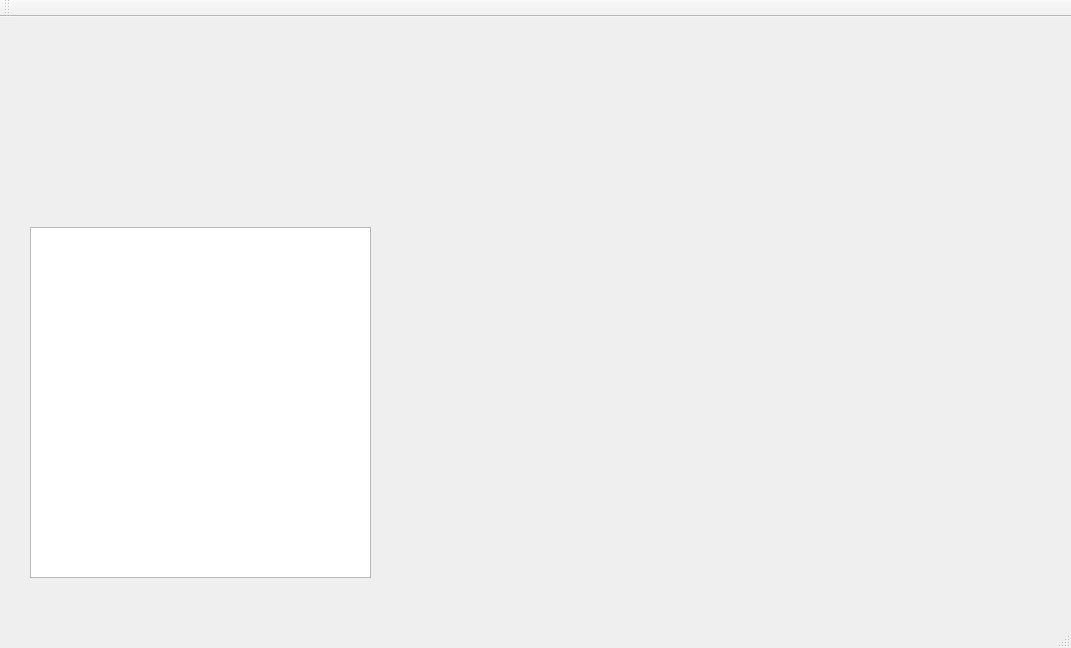
<?xml version="1.0" encoding="UTF-8"?>
<ui version="4.0">
 <class>MainWindow</class>
 <widget class="QMainWindow" name="MainWindow">
  <property name="geometry">
   <rect>
    <x>0</x>
    <y>0</y>
    <width>1071</width>
    <height>648</height>
   </rect>
  </property>
  <property name="windowTitle">
   <string>MainWindow</string>
  </property>
  <widget class="QWidget" name="centralWidget">
   <widget class="QTextEdit" name="textEdit">
    <property name="geometry">
     <rect>
      <x>30</x>
      <y>210</y>
      <width>341</width>
      <height>351</height>
     </rect>
    </property>
   </widget>
   <widget class="QCustomPlot" name="widget_imped" native="true">
    <property name="geometry">
     <rect>
      <x>30</x>
      <y>10</y>
      <width>481</width>
      <height>181</height>
     </rect>
    </property>
   </widget>
   <widget class="QCustomPlot" name="widget_ekg" native="true">
    <property name="geometry">
     <rect>
      <x>410</x>
      <y>210</y>
      <width>531</width>
      <height>161</height>
     </rect>
    </property>
   </widget>
   <widget class="QCustomPlot" name="widget_tem" native="true">
    <property name="geometry">
     <rect>
      <x>410</x>
      <y>390</y>
      <width>531</width>
      <height>171</height>
     </rect>
    </property>
   </widget>
   <widget class="QCustomPlot" name="widget_impedFormat" native="true">
    <property name="geometry">
     <rect>
      <x>530</x>
      <y>10</y>
      <width>501</width>
      <height>181</height>
     </rect>
    </property>
   </widget>
  </widget>
  <widget class="QMenuBar" name="menuBar">
   <property name="geometry">
    <rect>
     <x>0</x>
     <y>0</y>
     <width>1071</width>
     <height>21</height>
    </rect>
   </property>
  </widget>
  <widget class="QToolBar" name="mainToolBar">
   <attribute name="toolBarArea">
    <enum>TopToolBarArea</enum>
   </attribute>
   <attribute name="toolBarBreak">
    <bool>false</bool>
   </attribute>
  </widget>
  <widget class="QStatusBar" name="statusBar"/>
 </widget>
 <layoutdefault spacing="6" margin="11"/>
 <customwidgets>
  <customwidget>
   <class>QCustomPlot</class>
   <extends>QWidget</extends>
   <header location="global">qcustomplot.h</header>
   <container>1</container>
  </customwidget>
 </customwidgets>
 <resources/>
 <connections/>
</ui>
